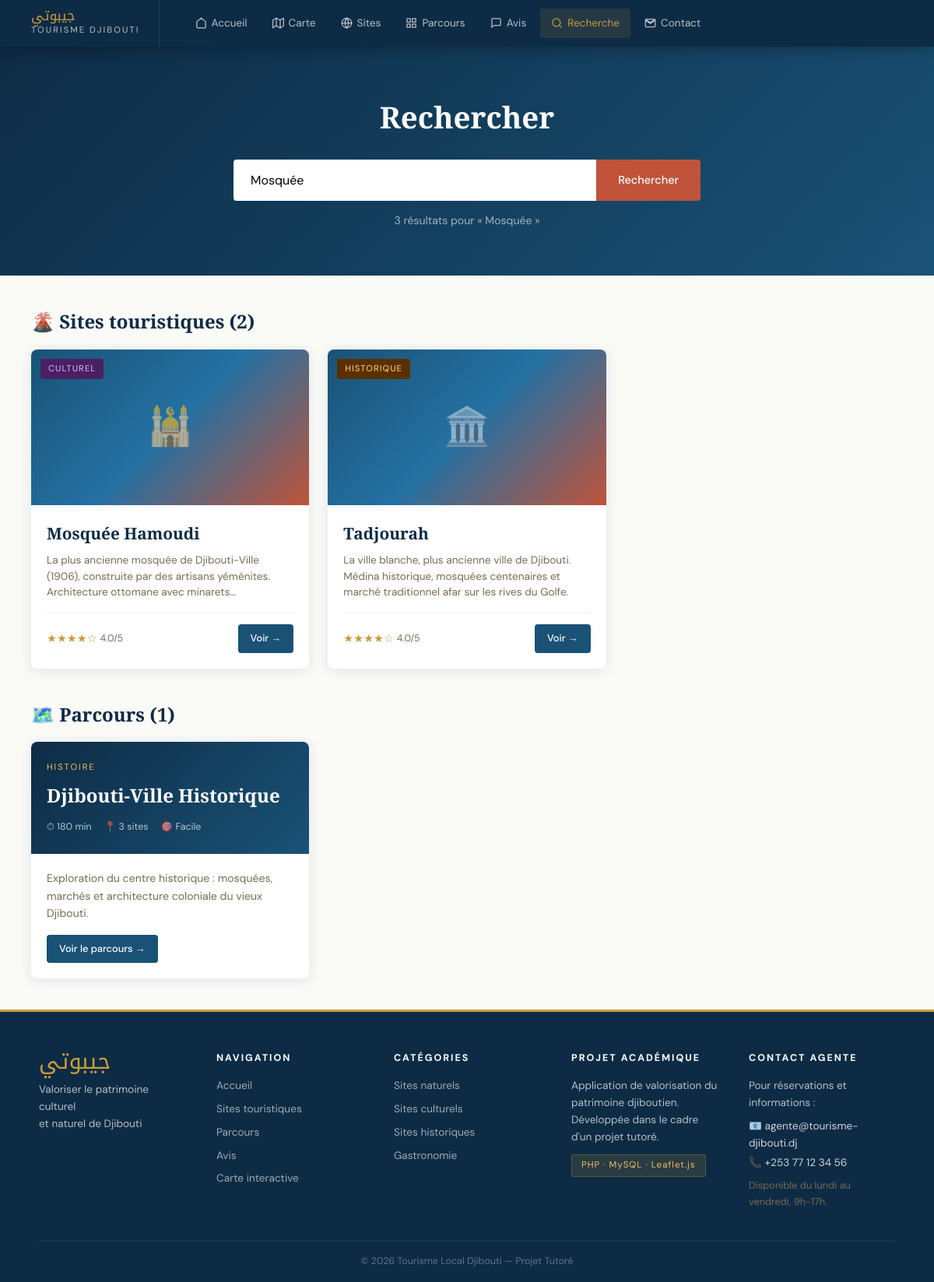
The app's page /recherche.php?q=Mosquée with its own data.
### tables this page shows
CREATE TABLE sites (
    id INT AUTO_INCREMENT PRIMARY KEY,
    nom VARCHAR(150) NOT NULL,
    description TEXT,
    categorie ENUM('naturel','culturel','historique','gastronomique') NOT NULL,
    latitude DECIMAL(10,7),
    longitude DECIMAL(10,7),
    adresse VARCHAR(200),
    photo VARCHAR(255),
    patrimoine BOOLEAN DEFAULT FALSE,
    actif BOOLEAN DEFAULT TRUE,
    date_creation TIMESTAMP DEFAULT CURRENT_TIMESTAMP
);

CREATE TABLE parcours (
    id INT AUTO_INCREMENT PRIMARY KEY,
    titre VARCHAR(200) NOT NULL,
    description TEXT,
    theme ENUM('nature','culture','histoire','aventure','gastronomie') NOT NULL,
    difficulte ENUM('facile','moyen','difficile') DEFAULT 'facile',
    duree_estimee INT COMMENT 'En minutes',
    distance_km DECIMAL(5,2),
    photo VARCHAR(255),
    actif BOOLEAN DEFAULT TRUE,
    date_creation TIMESTAMP DEFAULT CURRENT_TIMESTAMP
);

### recherche.php (the view, shortened to what this page needs)
<?php
require_once 'config/db.php';
$q = trim($_GET['q'] ?? '');
$resultats_sites    = [];
$resultats_parcours = [];
if (strlen($q) >= 2) {
    $like = "%" . $q . "%";
    $stmt = $pdo->prepare("
        SELECT s.*,
               ROUND(AVG(a.note),1) AS note_moy,
               COUNT(DISTINCT a.id) AS nb_avis
        FROM sites s
        LEFT JOIN avis a ON a.site_id = s.id AND a.valide = 1
        WHERE s.actif = 1
          AND (s.nom LIKE ? OR s.description LIKE ? OR s.adresse LIKE ?)
        GROUP BY s.id
        ORDER BY note_moy DESC
    ");
    $stmt->execute([$like, $like, $like]);
    $resultats_sites = $stmt->fetchAll();
    $stmt = $pdo->prepare("
        SELECT p.*,
               COUNT(DISTINCT ps.site_id) AS nb_sites
        FROM parcours p
        LEFT JOIN parcours_sites ps ON ps.parcours_id = p.id
        WHERE p.actif = 1
          AND (p.titre LIKE ? OR p.description LIKE ?)
        GROUP BY p.id
        ORDER BY p.date_creation DESC
    ");
    $stmt->execute([$like, $like]);
    $resultats_parcours = $stmt->fetchAll();
}
$total = count($resultats_sites) + count($resultats_parcours);
include 'includes/header.php';
?>
<div class="search-hero">
    <h1>Rechercher</h1>
    <form method="GET">
        <div class="search-box">
            <input type="text" name="q"
                   value="<?= htmlspecialchars($q) ?>"
                   placeholder="Lac Assal, mosquée, nature..."
                   autofocus>
            <button type="submit">Rechercher</button>
        </div>
    </form>
    <?php if ($q): ?>
    <p style="margin-top:14px;color:rgba(255,255,255,0.6);font-size:0.88rem;">
        <?= $total ?> résultat<?= $total > 1 ? 's' : '' ?> pour « <?= htmlspecialchars($q) ?> »
    </p>
    <?php endif; ?>
</div>
<div class="content-area">
<?php if ($q && $total === 0): ?>
    <div class="no-results">
        <div style="font-size:2.5rem;margin-bottom:12px;">🔍</div>
        <p>Aucun résultat pour « <strong><?= htmlspecialchars($q) ?></strong> »</p>
        <a href="sites.php" style="color:var(--ocean);margin-top:16px;display:inline-block;">
            Parcourir tous les sites →
        </a>
    </div>
<?php elseif ($total > 0): ?>
    <?php if (!empty($resultats_sites)): ?>
    <h2 style="font-family:'Cormorant Garamond',serif;font-size:1.5rem;color:var(--ocean-deep);margin-bottom:16px;">
        🌋 Sites touristiques (<?= count($resultats_sites) ?>)
    </h2>
    <div class="cards-grid" style="margin-bottom:40px;">
        <?php foreach ($resultats_sites as $r):
            $cat_icon = ['naturel'=>'🌋','culturel'=>'🕌','historique'=>'🏛️','gastronomique'=>'🍽️'][$r['categorie']] ?? '📍';
        ?>
        <div class="card">
            <div class="card-img">
                <span class="img-placeholder" style="position:relative;z-index:1;"><?= $cat_icon ?></span>
                <span class="card-badge badge-<?= $r['categorie'] ?>"><?= ucfirst($r['categorie']) ?></span>
            </div>
            <div class="card-body">
                <div class="card-title"><?= htmlspecialchars($r['nom']) ?></div>
                <div class="card-desc"><?= htmlspecialchars($r['description']) ?></div>
                <div class="card-meta">
                    <div class="card-rating">
                        <?php if ($r['note_moy']): ?>
                        <span class="stars"><?= str_repeat('★', (int)round($r['note_moy'])) ?><?= str_repeat('☆', 5 - (int)round($r['note_moy'])) ?></span>
                        <span class="rating-count"><?= $r['note_moy'] ?>/5</span>
                        <?php else: ?>
                        <span class="rating-count">Pas d'avis</span>
                        <?php endif; ?>
                    </div>
                    <a href="site_detail.php?id=<?= $r['id'] ?>" class="btn btn-ocean btn-sm">Voir →</a>
                </div>
            </div>
        </div>
        <?php endforeach; ?>
    </div>
    <?php endif; ?>
    <?php if (!empty($resultats_parcours)): ?>
    <h2 style="font-family:'Cormorant Garamond',serif;font-size:1.5rem;color:var(--ocean-deep);margin-bottom:16px;">
        🗺️ Parcours (<?= count($resultats_parcours) ?>)
    </h2>
    <div class="cards-grid" style="grid-template-columns:repeat(auto-fill,minmax(340px,1fr));">
        <?php foreach ($resultats_parcours as $p): ?>
        <div class="parcours-card">
            <div class="parcours-card-header">
                <div class="parcours-theme"><?= strtoupper($p['theme']) ?></div>
                <div class="parcours-title"><?= htmlspecialchars($p['titre']) ?></div>
                <div class="parcours-meta">
                    <div class="meta-chip">⏱ <?= $p['duree_estimee'] ?> min</div>
                    <div class="meta-chip">📍 <?= $p['nb_sites'] ?> sites</div>
                    <div class="meta-chip">🎯 <?= ucfirst($p['difficulte']) ?></div>
                </div>
            </div>
            <div class="parcours-body">
                <div class="parcours-desc"><?= htmlspecialchars($p['description']) ?></div>
                <a href="parcours_detail.php?id=<?= $p['id'] ?>" class="btn btn-ocean btn-sm">
                    Voir le parcours →
                </a>
            </div>
        </div>
        <?php endforeach; ?>
    </div>
    <?php endif; ?>
<?php endif; ?>
</div>
<?php include 'includes/footer.php'; ?>

### includes/header.php (shortened to what this page needs)
<?php
$page_actuelle = basename($_SERVER['PHP_SELF'], '.php');
?>
<!DOCTYPE html>
<html lang="fr">
<head>
    <link rel="stylesheet" href="https://unpkg.com/leaflet@1.9.4/dist/leaflet.css"/>
    <link rel="stylesheet" href="<?= str_repeat('../', substr_count($_SERVER['PHP_SELF'], '/', 1) - 1) ?>assets/css/style.css">
</head>
<body>
<nav class="navbar">
    <a href="/tourisme_djibouti/index.php" class="nav-brand">
        <span class="brand-ar">جيبوتي</span>
        <span class="brand-fr">Tourisme Djibouti</span>
    </a>
    <div class="nav-links">
        <a href="/tourisme_djibouti/index.php" class="<?= $page_actuelle === 'index' ? 'active' : '' ?>">
            <svg viewBox="0 0 24 24"><path d="M3 9l9-7 9 7v11a2 2 0 01-2 2H5a2 2 0 01-2-2z"/></svg>
            Accueil
        </a>
        <a href="/tourisme_djibouti/carte.php" class="<?= $page_actuelle === 'carte' ? 'active' : '' ?>">
            <svg viewBox="0 0 24 24"><path d="M1 6v16l7-4 8 4 7-4V2l-7 4-8-4-7 4z"/><path d="M8 2v16M16 6v16"/></svg>
            Carte
        </a>
        <a href="/tourisme_djibouti/sites.php" class="<?= $page_actuelle === 'sites' ? 'active' : '' ?>">
            <svg viewBox="0 0 24 24"><circle cx="12" cy="12" r="10"/><path d="M2 12h20M12 2a15.3 15.3 0 010 20M12 2a15.3 15.3 0 000 20"/></svg>
            Sites
        </a>
        <a href="/tourisme_djibouti/parcours.php" class="<?= $page_actuelle === 'parcours' ? 'active' : '' ?>">
            <svg viewBox="0 0 24 24"><path d="M3 3h7v7H3zM14 3h7v7h-7zM14 14h7v7h-7zM3 14h7v7H3z"/></svg>
            Parcours
        </a>
        <a href="/tourisme_djibouti/avis.php" class="<?= $page_actuelle === 'avis' ? 'active' : '' ?>">
            <svg viewBox="0 0 24 24"><path d="M21 15a2 2 0 01-2 2H7l-4 4V5a2 2 0 012-2h14a2 2 0 012 2z"/></svg>
            Avis
        </a>
        <a href="/tourisme_djibouti/recherche.php" class="<?= $page_actuelle === 'recherche' ? 'active' : '' ?>">
            <svg viewBox="0 0 24 24"><circle cx="11" cy="11" r="8"/><path d="M21 21l-4.35-4.35"/></svg>
            Recherche
        </a>
        <a href="/tourisme_djibouti/contact.php" class="<?= $page_actuelle === 'contact' ? 'active' : '' ?>">
            <svg viewBox="0 0 24 24"><path d="M20 4H4c-1.1 0-1.99.9-1.99 2L2 18c0 1.1.9 2 2 2h16c1.1 0 2-.9 2-2V6c0-1.1-.9-2-2-2zm0 4l-8 5-8-5V6l8 5 8-5v2z"/></svg>
            Contact
        </a>
    </div>
</nav>

### includes/footer.php (shortened to what this page needs)
<footer class="site-footer">
    <div class="footer-inner">
        <div class="footer-brand">
            <span class="brand-ar">جيبوتي</span>
            <p>Valoriser le patrimoine culturel<br>et naturel de Djibouti</p>
        </div>
        <div class="footer-links">
            <h4>Navigation</h4>
            <a href="/tourisme_djibouti/index.php">Accueil</a>
            <a href="/tourisme_djibouti/sites.php">Sites touristiques</a>
            <a href="/tourisme_djibouti/parcours.php">Parcours</a>
            <a href="/tourisme_djibouti/avis.php">Avis</a>
            <a href="/tourisme_djibouti/carte.php">Carte interactive</a>
        </div>
        <div class="footer-links">
            <h4>Catégories</h4>
            <a href="/tourisme_djibouti/sites.php?cat=naturel">Sites naturels</a>
            <a href="/tourisme_djibouti/sites.php?cat=culturel">Sites culturels</a>
            <a href="/tourisme_djibouti/sites.php?cat=historique">Sites historiques</a>
            <a href="/tourisme_djibouti/sites.php?cat=gastronomique">Gastronomie</a>
        </div>
        <div class="footer-info">
            <h4>Projet Académique</h4>
            <p>Application de valorisation du patrimoine djiboutien.<br>
            Développée dans le cadre d'un projet tutoré.</p>
            <span class="footer-badge">PHP · MySQL · Leaflet.js</span>
        </div>
        <div class="footer-contact">
            <h4>Contact Agente</h4>
            <p>Pour réservations et informations :</p>
            <div class="contact-details">
                <span>📧 agente@tourisme-djibouti.dj</span>
                <span>📞 +253 77 12 34 56</span>
            </div>
            <p style="font-size:0.8rem;margin-top:8px;color:var(--texte-dim);">
                Disponible du lundi au vendredi, 9h-17h.
            </p>
        </div>
    </div>
    <div class="footer-bottom">
        <span>© <?= date('Y') ?> Tourisme Local Djibouti — Projet Tutoré</span>
    </div>
</footer>
</body>
</html>

### records on screen
sites: categorie "🕌", categorie "CULTUREL", nom "Mosquée Hamoudi", description "La plus ancienne mosquée de Djibouti-Ville (1906), construite par des artisans yéménites. Architecture ottomane avec…", note_moy "★★★★", note_moy "☆", note_moy "4.0"
sites: categorie "🏛️", categorie "HISTORIQUE", nom "Tadjourah", description "La ville blanche, plus ancienne ville de Djibouti. Médina historique, mosquées centenaires et marché traditionnel afar sur les rives du Golfe.", note_moy "★★★★", note_moy "☆", note_moy "4.0"
parcours: theme "HISTOIRE", titre "Djibouti-Ville Historique", duree_estimee "180", nb_sites "3", difficulte "Facile", description "Exploration du centre historique : mosquées, marchés et architecture coloniale du vieux Djibouti."

### other values on screen
$total "3"
$q "Mosquée"
count($resultats_sites) "2"
count($resultats_parcours) "1"
